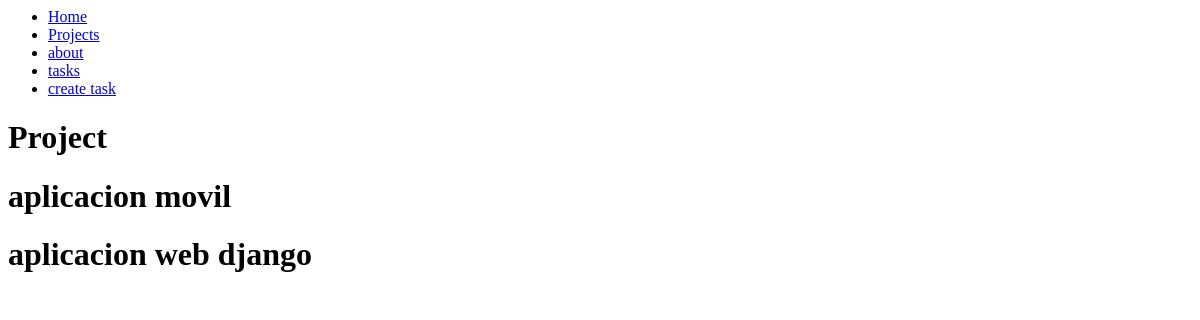
The page /projects/ on the database as committed earlier.
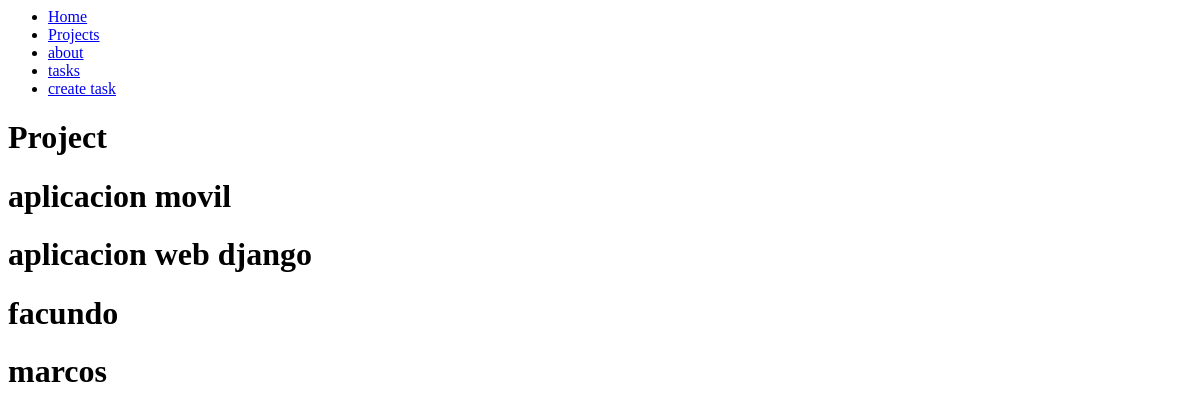
The same page on the database as committed later.
### myapp/models.py (models this page shows, shortened)
class Project(models.Model):
    name = models.CharField(max_length = 200)

### myapp/views.py (the view)
# urls.py: path('projects/', views.projects),
def projects(request):
    projects = Project.objects.all()
    return render(request, 'projects.html', {
        'projects': projects
    })

### myapp/templates/projects.html
{% extends 'layouts/base.html' %}
{% block content %}
<h1>Project</h1>
{% for project in projects %}
<div>
    <h1>{{project.name}}</h1>
</div>
{% endfor %}
{% endblock %}

Rows that differ between the two databases and show on the page:
added Project: name "facundo"
added Project: name "marcos"
